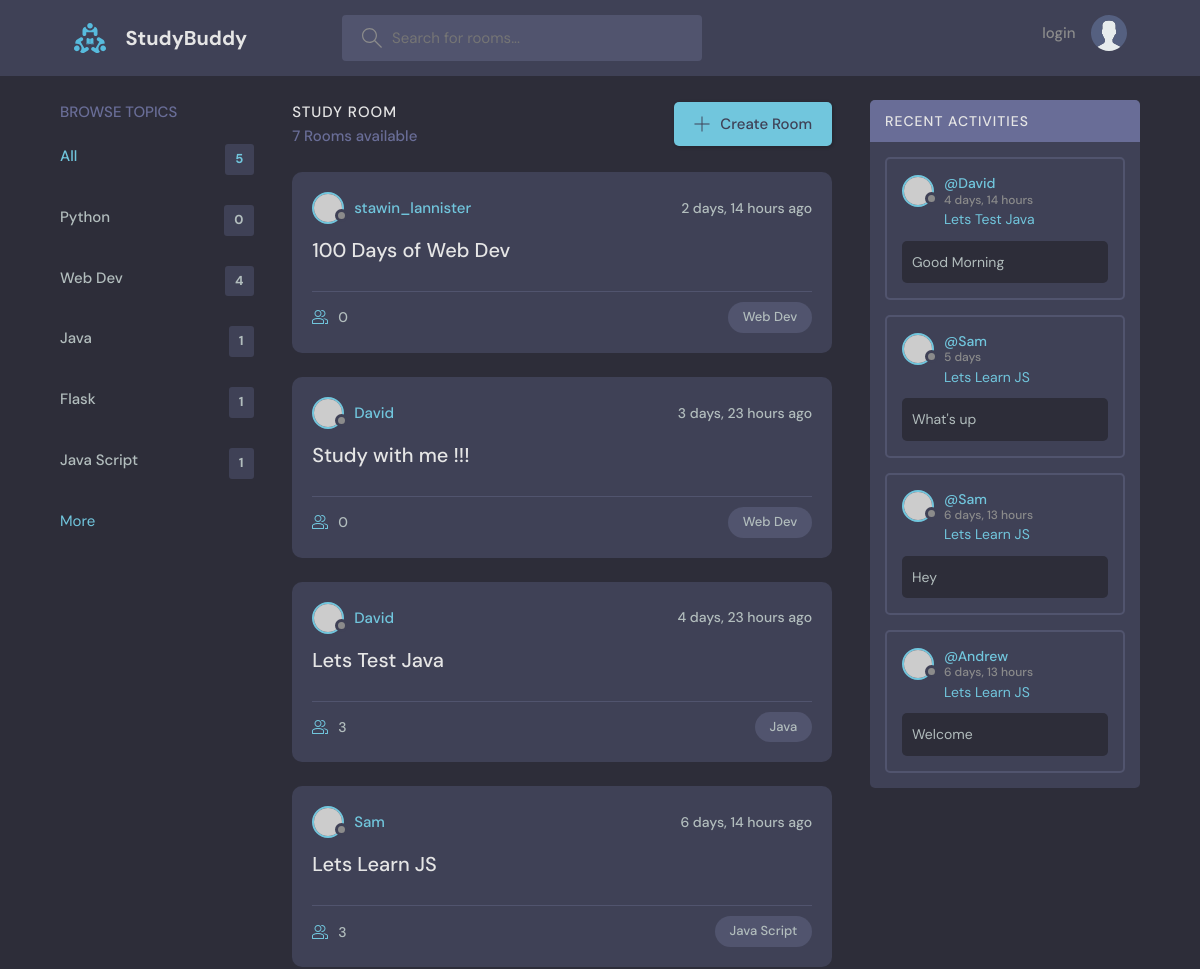
The app's page / (upper part), older data.
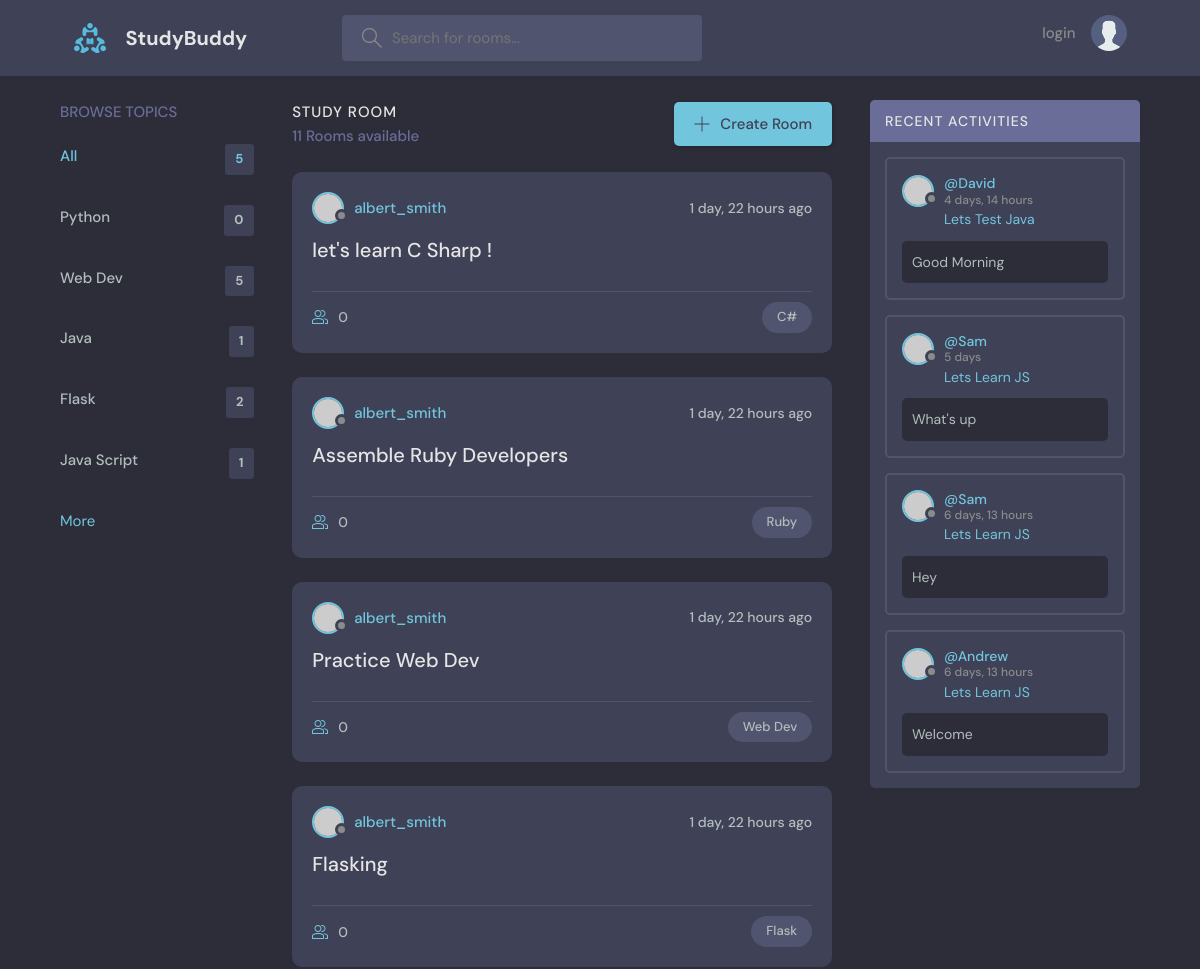
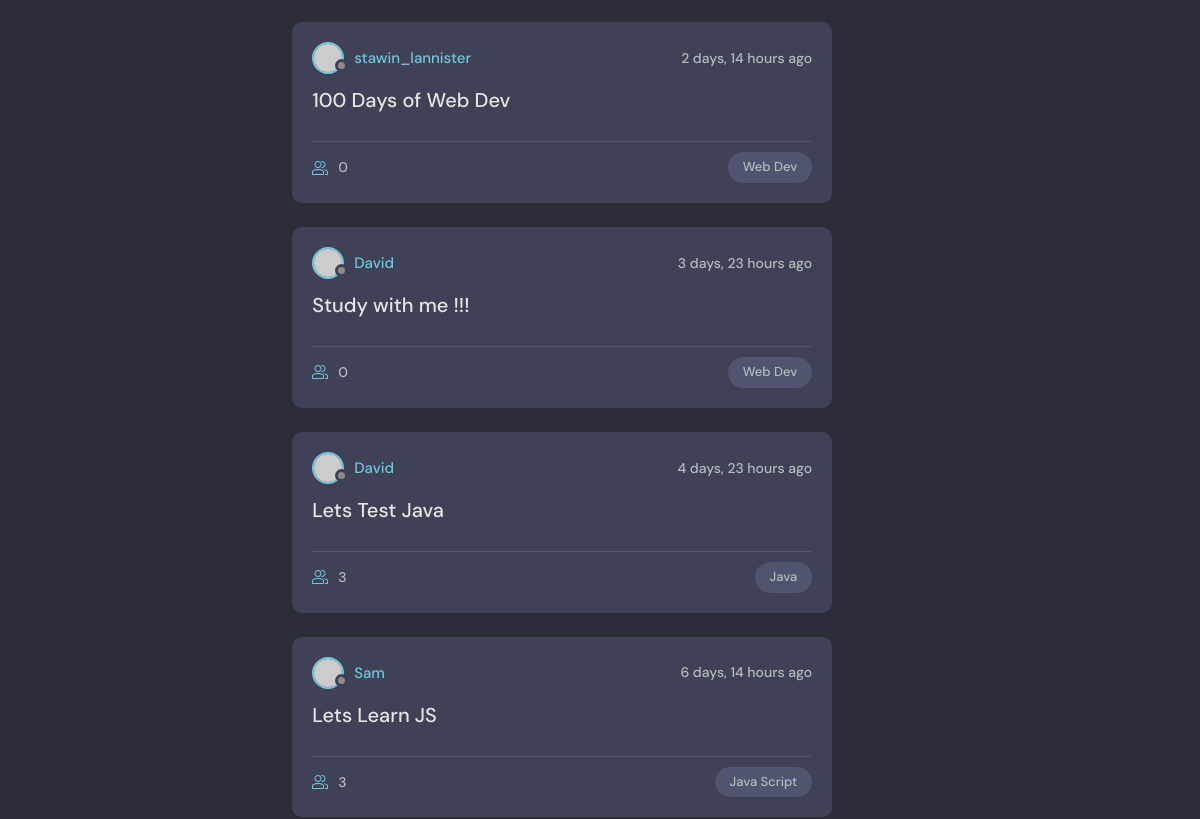
The same page, newer data (2 pictures, top to bottom).
### base/models.py (models this page shows, shortened)
class Topic(models.Model):
    name=models.CharField(max_length=200)

class Room(models.Model):
    host = models.ForeignKey(User,on_delete=models.SET_NULL,null=True)
    topic=models.ForeignKey(Topic,on_delete=models.SET_NULL,null=True) #if topic was placed below Room then we must put Topic under Singles Commas i.e 'Topic',on_delete=models.CASCADE
    name=models.CharField(max_length=200)
    description=models.TextField(null=True,blank=True);
    participants=models.ManyToManyField(User,related_name='participants',blank=True)
    updated =models.DateTimeField(auto_now=True)   #automatic
    created =models.DateTimeField(auto_now_add=True)  #it will only save a value once i.e the time it is created
    class Meta:
        ordering = ['-updated','-created']  # '-' puts the new data field before all the prefilled data
    def __str__(self):
        return self.name

class Message(models.Model):
    user=models.ForeignKey(User,on_delete=models.CASCADE)
    room=models.ForeignKey(Room,on_delete=models.CASCADE)
    body=models.TextField()
    updated=models.DateTimeField(auto_now=True)
    created=models.DateTimeField(auto_now_add=True)
    class Meta:
        ordering = ['-updated','-created']  # '-' puts the new data field before all the prefilled data
    def __str__(self):
        return self.body[0:50]

### base/views.py (the view)
# urls.py: path('',views.home,name="home"),
def home(request):
    q=request.GET.get('q') if request.GET.get('q')!=None else '' #whatever we passed onto the url
    rooms=Room.objects.filter(
        Q(topic__name__contains=q)|
        Q(name__icontains=q)|
        Q(description__icontains=q)
        )
    topics=Topic.objects.all()[0:5]  #to limit the number of topics shown to 5
    room_count=rooms.count()
    room_messages=Message.objects.filter(Q(room__topic__name__icontains=q))
    context={'rooms':rooms,'topics':topics,'room_count':room_count,'room_messages':room_messages}
    return render(request,'base/home.html',context)

### base/templates/base/home.html (shortened to what this page needs)
{% extends 'main.html' %}
{% block content %}
<main class="layout layout--3">
  <div class="container">
    <div>
      {% include 'base/topic_component.html' %}
     </div>
    <div class="roomList">
      <div class="roomList__header">
        <div>
          <h2>Study Room</h2>
          <p>{{room_count}} Rooms available</p>
        </div>
        <a class="btn btn--main" href="{% url 'create-room' %}">
          <svg version="1.1" xmlns="http://www.w3.org/2000/svg" width="32" height="32" viewBox="0 0 32 32">
            <title>add</title>
            <path
              d="M16.943 0.943h-1.885v14.115h-14.115v1.885h14.115v14.115h1.885v-14.115h14.115v-1.885h-14.115v-14.115z">
            </path>
          </svg>
          Create Room
        </a>
      </div>
      {% include 'base/feed_component.html' %}
    </div>
    {% include 'base/activity_component.html'%}
  </div>
</main>
{% endblock content %}

### base/templates/base/topic_component.html
<div class="topics">
    <div class="topics__header">
        <h2>Browse Topics</h2>
    </div>
    <ul class="topics__list">
        <li>
            <a href="{% url 'home' %}" class="active">All<span>{{topics.count}}</span></a>
        </li>
        {% for topic in topics %}
        <li>
            <a href="{% url 'home' %}?q={{topic.name}}">{{topic.name}}<span>{{topic.room_set.all.count}}</span></a>
        </li>
        {% endfor %}
    </ul>
    <a  href="{% url 'topics' %}">More</a>
</div>

### base/templates/base/feed_component.html (shortened to what this page needs)
{% for room in rooms %}
<div style="width:100%" class="roomListRoom">
  <div class="roomListRoom__header">
    <a href="{% url 'user-profile' room.host.id %}" class="roomListRoom__author">
      <div class="avatar avatar--small">
        <img src="https://randomuser.me/api/portraits/women/11.jpg" />
      </div>
      <span>{{room.host.username}}</span>
    </a>
    <div class="roomListRoom__actions">
      <span>{{room.created|timesince}} ago</span>
    </div>
  </div>
  <div class="roomListRoom__content">
    <a href="{% url 'room' room.id %}">{{room.name}}</a>
  </div>
  <div class="roomListRoom__meta">
    <a href="{% url 'room' room.id %}" class="roomListRoom__joined">
     {{room.participants.all.count}}
    </a>
    <p class="roomListRoom__topic">{{room.topic.name}}</p>
  </div>
</div>
{% endfor %}

### base/templates/base/activity_component.html (shortened to what this page needs)
<div class="activities">
  <div class="activities__header">
    <h2>Recent Activities</h2>
  </div>
  {% for message in room_messages %}
  <div class="activities__box">
    <div class="activities__boxHeader roomListRoom__header">
      <a href="{% url 'user-profile' message.user.id%}" class="roomListRoom__author">
        <div class="avatar avatar--small">
          <img src="https://randomuser.me/api/portraits/women/11.jpg" />
        </div>
        <p>
          @{{message.user}}
          <span>{{message.created|timesince}}</span>
        </p>
      </a>
    </div>
    <div class="activities__boxContent">
      <p><a href="{% url 'room' message.room.id %}">{{message.room}}</a></p>
      <div class="activities__boxRoomContent">
        {{message}}
      </div>
    </div>
  </div>
  {% endfor %}
</div>

Row changes from the older to the newer data that the page shows:
computed for Topic "Web Dev": room_set.all.count "4" → "5"
computed for Topic "Flask": room_set.all.count "1" → "2"
added Room: host.username "albert_smith", created "1 day, 22 hours", name "let's learn C Sharp !", participants.all.count "0", topic.name "C#"
added Room: host.username "albert_smith", created "1 day, 22 hours", name "Assemble Ruby Developers", participants.all.count "0", topic.name "Ruby"
added Room: host.username "albert_smith", created "1 day, 22 hours", name "Practice Web Dev", participants.all.count "0", topic.name "Web Dev"
added Room: host.username "albert_smith", created "1 day, 22 hours", name "Flasking", participants.all.count "0", topic.name "Flask"
Text that changed along with them:
{{ room_count }}: "7" → "11"
